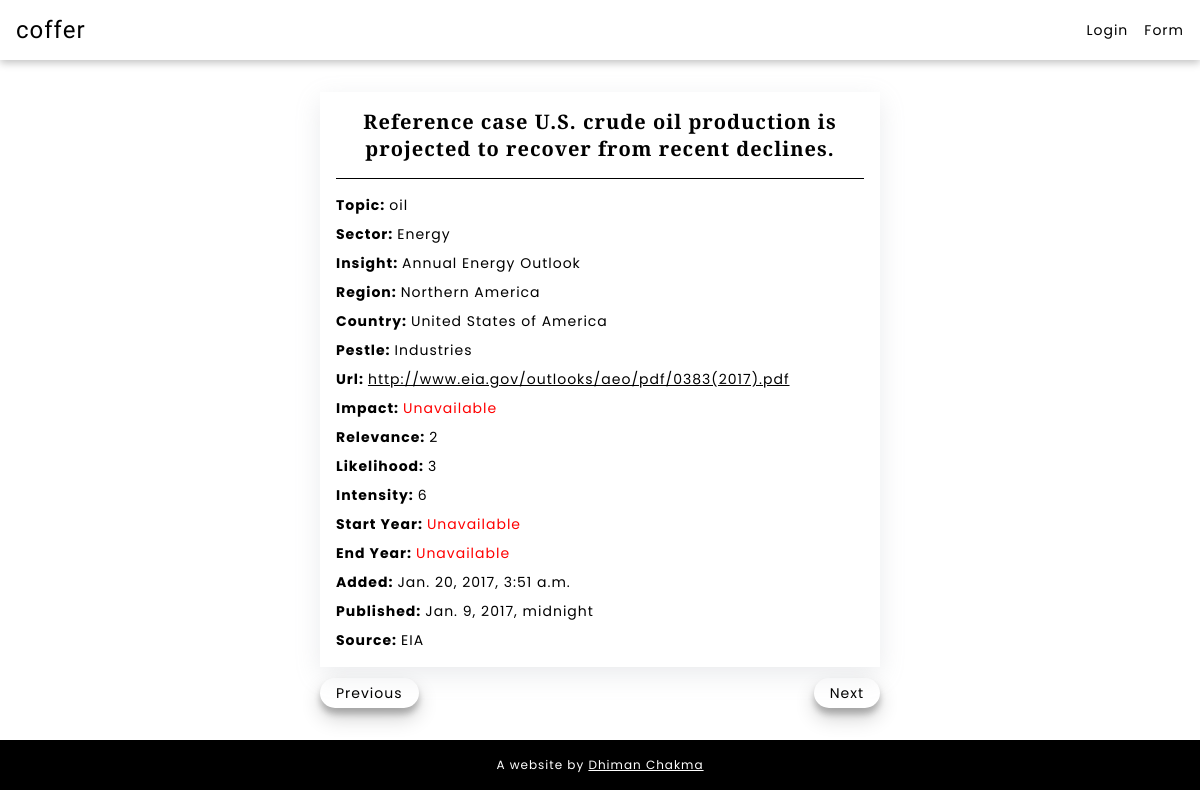
/insight/1002/, run on the app's committed database.
### myapp/models.py (models this page shows, shortened)
class myModel(models.Model):
	end_year = models.PositiveIntegerField(null=True, blank=True)
	intensity = models.PositiveSmallIntegerField(null=True, blank=True)
	sector = models.CharField(max_length = 255, null=True, blank=True)
	topic = models.CharField(max_length = 55, null=True, blank=True)
	insight = models.TextField()
	url = models.URLField(max_length = 300)
	region = models.CharField(max_length = 50, null=True, blank=True)
	start_year = models.PositiveIntegerField(null=True, blank=True)
	impact = models.CharField(max_length = 255, null=True, blank=True)
	added = models.DateTimeField(null=True, blank=True)
	published = models.DateTimeField(null=True, blank=True)
	country = models.CharField(max_length = 50, null=True, blank=True)
	relevance = models.PositiveIntegerField(null=True, blank=True)
	pestle = models.CharField(max_length = 100, null=True, blank=True)
	source = models.CharField(max_length = 200, null=True, blank=True)
	title = models.CharField(max_length = 300, null=True, blank=True)
	likelihood = models.PositiveIntegerField(null=True, blank=True)

### myapp/views.py (the view)
# urls.py: path("insight/<int:pk>/", views.detailview, name="detail"),
def detailview(request, pk):
    post = get_object_or_404(myModel, pk=pk)
    previous_post = myModel.objects.filter(pk__lt=post.pk).order_by('-pk').first()
    next_post = myModel.objects.filter(pk__gt=post.pk).order_by('pk').first()
    context = {
        'post':post,
        'previous_post_url': reverse('detail', args=[previous_post.pk]) if previous_post else None,
        'next_post_url': reverse('detail', args=[next_post.pk]) if next_post else None,
    }
    return render(request, 'myapp/detail.html', context)

### myapp/templates/myapp/detail.html (shortened to what this page needs)
{% extends 'myapp/base.html' %}
{% load static %}
{% block head %}
<link rel="stylesheet" href="{% static 'css/detail.css' %}">
{% endblock %}
{% block content %}
<div class="p-container">
	<h1>{{post.title}}</h1>
	<div class="p-wrapper">
		<div class="content">
			<p><strong>Topic: </strong>{% if post.topic %}{{post.topic}}{% else %} <span class="nota">Unavailable</span> {% endif %}</p>
		</div>
		<div class="content">
			<p><strong>Sector: </strong>{% if post.sector %}{{post.sector}}{% else %} <span class="nota">Unavailable</span> {% endif %}</p>
		</div>
		<div class="content">
			<p><strong>Insight: </strong>{% if post.insight %}{{post.insight}}{% else %} <span class="nota">Unavailable</span> {% endif %}</p>
		</div>
		<div class="content">
			<p><strong>Region: </strong>{% if post.region %}{{post.region}}{% else %} <span class="nota">Unavailable</span> {% endif %}</p>
		</div>
		<div class="content">
			<p><strong>Country: </strong>{% if post.country %}{{post.country}}{% else %} <span class="nota">Unavailable</span> {% endif %}</p>
		</div>
		<div class="content">
			<p><strong>Pestle: </strong>{% if post.pestle %}{{post.pestle}}{% else %} <span class="nota">Unavailable</span> {% endif %}</p>
		</div>
		<div class="content">
			<p><strong>Url: </strong>{% if post.url %} <a href="{{post.url}}" target="_blank">{{post.url}}</a> {% else %} <span class="nota">Unavailable</span> {% endif %}</p>
		</div>
		<div class="content">
			<p><strong>Impact: </strong>{% if post.impact %}{{post.impact}}{% else %} <span class="nota">Unavailable</span> {% endif %}</p>
		</div>
		<div class="content">
			<p><strong>Relevance: </strong>{% if post.relevance %}{{post.relevance}}{% else %} <span class="nota">Unavailable</span> {% endif %}</p>
		</div>
		<div class="content">
			<p><strong>Likelihood: </strong>{% if post.likelihood %}{{post.likelihood}}{% else %} <span class="nota">Unavailable</span> {% endif %}</p>
		</div>
		<div class="content">
			<p><strong>Intensity: </strong>{% if post.intensity %}{{post.intensity}}{% else %} <span class="nota">Unavailable</span> {% endif %}</p>
		</div>
		<div class="content">
			<p><strong>Start Year: </strong>{% if post.start_year %}{{post.start_year}}{% else %} <span class="nota">Unavailable</span> {% endif %}</p>
		</div>
		<div class="content">
			<p><strong>End Year: </strong>{% if post.end_year %}{{post.end_year}}{% else %} <span class="nota">Unavailable</span> {% endif %}</p>
		</div>
		<div class="content">
			<p><strong>Added: </strong>{% if post.added %}{{post.added}}{% else %} <span class="nota">Unavailable</span> {% endif %}</p>
		</div>
		<div class="content">
			<p><strong>Published: </strong>{% if post.published %}{{post.published}}{% else %} <span class="nota">Unavailable</span> {% endif %}</p>
		</div>
		<div class="content">
			<p><strong>Source: </strong>{% if post.source %}{{post.source}}{% else %} <span class="nota">Unavailable</span> {% endif %}</p>
		</div>
	</div>
</div>
<div class="p-n-container">
	<ul>
		{% if previous_post_url %}
		<li><a href="{{ previous_post_url }}">Previous</a></li>
		{% endif %}
		{% if next_post_url %}
		<li><a href="{{ next_post_url }}">Next</a></li>
		{% endif %}
	</ul>
</div>
{% endblock %}

### static/css/base.css (style rules this page uses)
* { margin:0; padding:0; box-sizing:border-box; letter-spacing: 1px; }

### static/css/detail.css (style rules this page uses)
.p-container { width: 90%; max-width: 35rem; margin-inline: auto; box-shadow: rgba(149, 157, 165, 0.2) 0px 8px 24px; padding: 1rem; margin-top: 1rem; overflow-x: hidden; }
.p-container>h1 { text-align: center; font-family: "Playfair Display", serif; font-size: 1.25rem; padding-bottom: 1rem; border-bottom: 1px solid black; }
.p-wrapper { margin-top: 1rem; display: grid; grid-gap: 0.5rem; }
.nota { color: red; }
.content>p { font-family: "Poppins", sans-serif; font-size: 0.875rem; color: black; }
.content>p>a { color: black; }
.p-n-container { width: 90%; max-width: 35rem; margin-inline: auto; margin-top: 1rem; }
.p-n-container>ul { display: flex; justify-content: space-between; align-items: center; list-style: none; }
.p-n-container>ul>li>a { text-decoration: none; font-family: "Poppins", sans-serif; font-size: 0.875rem; color: black; box-shadow: rgba(0, 0, 0, 0.19) 0px 10px 20px, rgba(0, 0, 0, 0.23) 0px 6px 6px; padding: 5px 1rem; border-radius: 1rem; }

### data on the page
myModel: title "Reference case U.S. crude oil production is projected to recover from recent declines.", topic "oil", sector "Energy", insight "Annual Energy Outlook", region "Northern America", country "United States of America", pestle "Industries", url "http://www.eia.gov/outlooks/aeo/pdf/0383(2017).pdf", relevance "2", likelihood "3", intensity "6", added "Jan. 20, 2017, 3:51 a.m.", published "Jan. 9, 2017, midnight", source "EIA"
